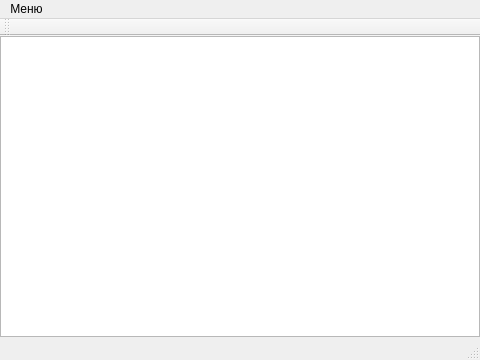
<?xml version="1.0" encoding="UTF-8"?>
<ui version="4.0">
 <class>MainWindow</class>
 <widget class="QMainWindow" name="MainWindow">
  <property name="geometry">
   <rect>
    <x>0</x>
    <y>0</y>
    <width>480</width>
    <height>360</height>
   </rect>
  </property>
  <property name="windowTitle">
   <string>Лабораторная работа №1</string>
  </property>
  <property name="windowIcon">
   <iconset>
    <normaloff>../1.jpg</normaloff>../1.jpg</iconset>
  </property>
  <widget class="QWidget" name="centralWidget">
   <widget class="QTextEdit" name="textEdit">
    <property name="geometry">
     <rect>
      <x>0</x>
      <y>0</y>
      <width>480</width>
      <height>301</height>
     </rect>
    </property>
   </widget>
  </widget>
  <widget class="QMenuBar" name="menuBar">
   <property name="geometry">
    <rect>
     <x>0</x>
     <y>0</y>
     <width>480</width>
     <height>21</height>
    </rect>
   </property>
   <widget class="QMenu" name="menu">
    <property name="title">
     <string>Меню</string>
    </property>
    <addaction name="action"/>
    <addaction name="action_2"/>
   </widget>
   <addaction name="menu"/>
  </widget>
  <widget class="QToolBar" name="mainToolBar">
   <attribute name="toolBarArea">
    <enum>TopToolBarArea</enum>
   </attribute>
   <attribute name="toolBarBreak">
    <bool>false</bool>
   </attribute>
  </widget>
  <widget class="QStatusBar" name="statusBar"/>
  <action name="action">
   <property name="text">
    <string>Авторы</string>
   </property>
  </action>
  <action name="action_2">
   <property name="text">
    <string>Выход</string>
   </property>
  </action>
 </widget>
 <layoutdefault spacing="6" margin="11"/>
 <resources/>
 <connections>
  <connection>
   <sender>action_2</sender>
   <signal>triggered()</signal>
   <receiver>MainWindow</receiver>
   <slot>close()</slot>
   <hints>
    <hint type="sourcelabel">
     <x>-1</x>
     <y>-1</y>
    </hint>
    <hint type="destinationlabel">
     <x>199</x>
     <y>149</y>
    </hint>
   </hints>
  </connection>
 </connections>
</ui>
